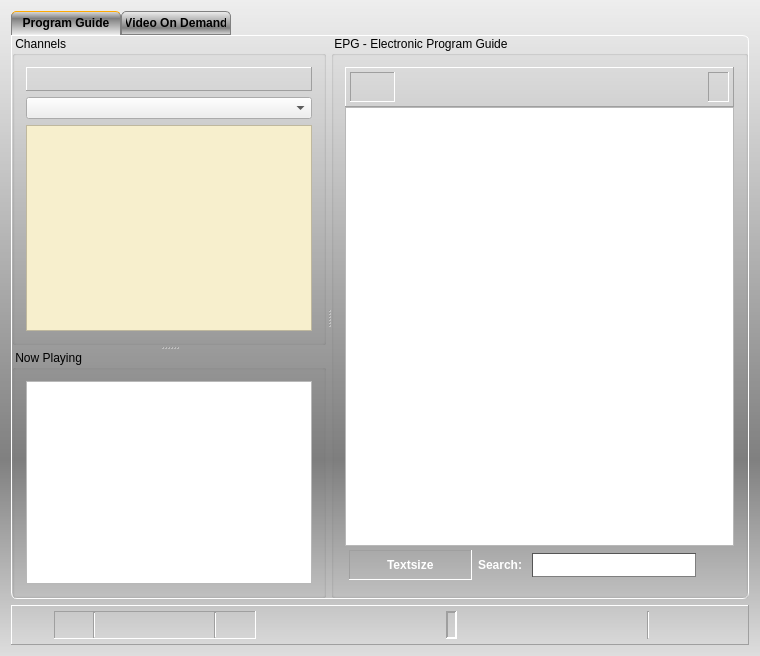
<?xml version="1.0" encoding="UTF-8"?>
<ui version="4.0">
 <class>Recorder</class>
 <widget class="QDialog" name="Recorder">
  <property name="geometry">
   <rect>
    <x>0</x>
    <y>0</y>
    <width>760</width>
    <height>656</height>
   </rect>
  </property>
  <property name="windowIcon">
   <iconset resource="../vlc-record.qrc">
    <normaloff>:/app/kartina</normaloff>:/app/kartina</iconset>
  </property>
  <property name="styleSheet">
   <string notr="true">QDialog#Recorder {
background-color: qlineargradient(spread:pad, x1:0, y1:0, x2:0, y2:1, stop:0 #eee, stop:0.7 grey, stop:1 #dedede);
}</string>
  </property>
  <property name="locale">
   <locale language="English" country="UnitedStates"/>
  </property>
  <layout class="QVBoxLayout" name="vMainLayout">
   <item>
    <widget class="QTabWidget" name="tabEpgVod">
     <property name="styleSheet">
      <string notr="true">QWidget#tabEpgVod {
  background-color: transparent;
}

QTabWidget::pane {
  background-color: transparent;
  border: 1px solid white;
  border-bottom-left-radius: 6px;
  border-bottom-right-radius: 6px;
  border-top-right-radius: 6px;
}

QTabWidget::tab-bar {
     alignment: left;
}

QTabBar::tab {
  background-color: qlineargradient(spread:pad, x1:0, y1:0, x2:0, y2:1, stop:0 #eee, stop:0.7 grey, stop:1 #dedede);
  border: 1px solid gray;
  border-top-left-radius: 5px;
  border-top-right-radius: 5px;
  min-width: 100px;
  padding: 4px;
  font: bold;
}

QTabBar::tab:selected {
  background-color: qlineargradient(spread:pad, x1:1, y1:1, x2:1, y2:0, stop:0 #eee, stop:0.7 grey, stop:1 #dedede);
  border-bottom-color: #eee;
  border-top-color: #fa0;
}

QTabBar::tab:hover {
  border-bottom-color: #eee;
}
</string>
     </property>
     <property name="tabPosition">
      <enum>QTabWidget::North</enum>
     </property>
     <property name="currentIndex">
      <number>0</number>
     </property>
     <widget class="QWidget" name="epgTab">
      <attribute name="title">
       <string>Program Guide</string>
      </attribute>
      <layout class="QVBoxLayout" name="verticalLayout_6">
       <property name="spacing">
        <number>0</number>
       </property>
       <property name="margin">
        <number>0</number>
       </property>
       <item>
        <widget class="QSplitter" name="vSplitterChanEpg">
         <property name="styleSheet">
          <string notr="true">QSplitter#vSplitterChanEpg::handle {
     image: url(:/png/v_split);
 }

 QSplitter#vSplitterChanEpg::handle:horizontal {
     width: 5px;
 }

 QSplitter#vSplitterChanEpg::handle:vertical {
     height: 5px;
 }

 QSplitter#vSplitterChanEpg::handle:hover {
    image: url(:/png/v_split_hover);
 }

 QSplitter#vSplitterChanEpg::handle:pressed {
    image: url(:/png/v_split_pressed);
 }</string>
         </property>
         <property name="orientation">
          <enum>Qt::Horizontal</enum>
         </property>
         <widget class="QSplitter" name="hSplitterChannels">
          <property name="styleSheet">
           <string notr="true">QSplitter#hSplitterChannels::handle {
   image: url(:/png/h_split);
}

QSplitter#hSplitterChannels::handle:horizontal {
   width: 5px;
}

QSplitter#hSplitterChannels::handle:vertical {
   height: 5px;
}

QSplitter#hSplitterChannels::handle:hover {
   image: url(:/png/h_split_hover);
}

QSplitter#hSplitterChannels::handle:pressed {
   image: url(:/png/h_split_pressed);
}
</string>
          </property>
          <property name="orientation">
           <enum>Qt::Vertical</enum>
          </property>
          <widget class="QGroupBox" name="groupChannels">
           <property name="title">
            <string> Channels </string>
           </property>
           <layout class="QVBoxLayout" name="verticalLayout" stretch="0,0,0">
            <item>
             <widget class="QFrame" name="hFrameFav">
              <property name="contextMenuPolicy">
               <enum>Qt::DefaultContextMenu</enum>
              </property>
              <property name="styleSheet">
               <string notr="true">QFrame#hFrameFav {
background-color: qlineargradient(spread:pad, x1:0, y1:0, x2:0, y2:1, stop:0 #eee, 	stop:0.7 grey, stop:1 #dedede);
};</string>
              </property>
              <property name="frameShape">
               <enum>QFrame::Panel</enum>
              </property>
              <property name="frameShadow">
               <enum>QFrame::Raised</enum>
              </property>
              <layout class="QHBoxLayout" name="hLayoutFavFrame">
               <property name="spacing">
                <number>0</number>
               </property>
               <item>
                <spacer name="hSpacerLeft">
                 <property name="orientation">
                  <enum>Qt::Horizontal</enum>
                 </property>
                 <property name="sizeHint" stdset="0">
                  <size>
                   <width>40</width>
                   <height>0</height>
                  </size>
                 </property>
                </spacer>
               </item>
               <item>
                <layout class="QGridLayout" name="gLayoutFav">
                 <property name="spacing">
                  <number>4</number>
                 </property>
                </layout>
               </item>
               <item>
                <spacer name="hlSpacerRight">
                 <property name="orientation">
                  <enum>Qt::Horizontal</enum>
                 </property>
                 <property name="sizeHint" stdset="0">
                  <size>
                   <width>40</width>
                   <height>0</height>
                  </size>
                 </property>
                </spacer>
               </item>
              </layout>
             </widget>
            </item>
            <item>
             <widget class="QComboBox" name="cbxChannelGroup">
              <property name="whatsThis">
               <string>Channel Group</string>
              </property>
             </widget>
            </item>
            <item>
             <widget class="QListView" name="channelList">
              <property name="contextMenuPolicy">
               <enum>Qt::CustomContextMenu</enum>
              </property>
              <property name="toolTip">
               <string/>
              </property>
              <property name="whatsThis">
               <string>Channel List</string>
              </property>
              <property name="styleSheet">
               <string notr="true">QListView#channelList {
show-decoration-selected: 1;
background-color: rgb(247, 239, 205);
}

QListView#channelList::item:selected {
background-color: rgb(255, 167, 26);
alternate-background-color: rgb(255, 167, 26);
}

QListView#channelList::item:hover {
background-color: rgb(255, 110, 14);
}
</string>
              </property>
              <property name="alternatingRowColors">
               <bool>true</bool>
              </property>
              <property name="iconSize">
               <size>
                <width>24</width>
                <height>24</height>
               </size>
              </property>
             </widget>
            </item>
           </layout>
          </widget>
          <widget class="QGroupBox" name="groupEpgShort">
           <property name="title">
            <string> Now Playing </string>
           </property>
           <layout class="QVBoxLayout" name="verticalLayout_3">
            <item>
             <widget class="CEpgBrowser" name="textEpgShort">
              <property name="whatsThis">
               <string>Short EPG</string>
              </property>
             </widget>
            </item>
           </layout>
          </widget>
         </widget>
         <widget class="QGroupBox" name="groupEPG">
          <property name="title">
           <string> EPG - Electronic Program Guide </string>
          </property>
          <layout class="QVBoxLayout" name="verticalLayout_4">
           <item>
            <layout class="QVBoxLayout" name="verticalLayout_2">
             <property name="spacing">
              <number>0</number>
             </property>
             <item>
              <layout class="QHBoxLayout" name="hLayoutEpgNavi">
               <property name="spacing">
                <number>0</number>
               </property>
              </layout>
             </item>
             <item>
              <widget class="QFrame" name="frameEpgCtrl">
               <property name="styleSheet">
                <string notr="true">QFrame#frameEpgCtrl {
background-color: qlineargradient(spread:pad, x1:0, y1:0, x2:0, y2:1, stop:0 #eee, 	stop:0.7 grey, stop:1 #dedede);
};</string>
               </property>
               <property name="frameShape">
                <enum>QFrame::Panel</enum>
               </property>
               <property name="frameShadow">
                <enum>QFrame::Raised</enum>
               </property>
               <layout class="QHBoxLayout" name="horizontalLayout_5">
                <property name="margin">
                 <number>4</number>
                </property>
                <item>
                 <widget class="QFrame" name="frameChan">
                  <property name="styleSheet">
                   <string notr="true"/>
                  </property>
                  <property name="frameShape">
                   <enum>QFrame::Panel</enum>
                  </property>
                  <property name="frameShadow">
                   <enum>QFrame::Sunken</enum>
                  </property>
                  <layout class="QHBoxLayout" name="horizontalLayout_3">
                   <property name="spacing">
                    <number>4</number>
                   </property>
                   <property name="leftMargin">
                    <number>4</number>
                   </property>
                   <property name="topMargin">
                    <number>2</number>
                   </property>
                   <property name="rightMargin">
                    <number>4</number>
                   </property>
                   <property name="bottomMargin">
                    <number>2</number>
                   </property>
                   <item>
                    <widget class="QLabel" name="labChanIcon">
                     <property name="minimumSize">
                      <size>
                       <width>24</width>
                       <height>24</height>
                      </size>
                     </property>
                     <property name="text">
                      <string/>
                     </property>
                    </widget>
                   </item>
                   <item>
                    <widget class="QLabel" name="labChanName">
                     <property name="styleSheet">
                      <string notr="true">QLabel#labChanName {
font-weight: bold;
color: white;
}</string>
                     </property>
                     <property name="text">
                      <string/>
                     </property>
                    </widget>
                   </item>
                  </layout>
                 </widget>
                </item>
                <item>
                 <spacer name="horizontalSpacer_2">
                  <property name="orientation">
                   <enum>Qt::Horizontal</enum>
                  </property>
                  <property name="sizeHint" stdset="0">
                   <size>
                    <width>40</width>
                    <height>20</height>
                   </size>
                  </property>
                 </spacer>
                </item>
                <item>
                 <widget class="QFrame" name="frameNavi">
                  <property name="frameShape">
                   <enum>QFrame::Panel</enum>
                  </property>
                  <property name="frameShadow">
                   <enum>QFrame::Sunken</enum>
                  </property>
                  <layout class="QHBoxLayout" name="horizontalLayout_4">
                   <property name="leftMargin">
                    <number>6</number>
                   </property>
                   <property name="topMargin">
                    <number>2</number>
                   </property>
                   <property name="rightMargin">
                    <number>6</number>
                   </property>
                   <property name="bottomMargin">
                    <number>2</number>
                   </property>
                   <item>
                    <widget class="QLabel" name="labCurrDay">
                     <property name="styleSheet">
                      <string notr="true">QLabel#labCurrDay {
font-weight: bold;
color: white;
}</string>
                     </property>
                     <property name="text">
                      <string/>
                     </property>
                    </widget>
                   </item>
                  </layout>
                 </widget>
                </item>
               </layout>
              </widget>
             </item>
             <item>
              <widget class="CEpgBrowser" name="textEpg">
               <property name="styleSheet">
                <string notr="true"/>
               </property>
               <property name="locale">
                <locale language="English" country="UnitedStates"/>
               </property>
               <property name="frameShadow">
                <enum>QFrame::Sunken</enum>
               </property>
               <property name="lineWidth">
                <number>1</number>
               </property>
               <property name="openLinks">
                <bool>false</bool>
               </property>
              </widget>
             </item>
             <item>
              <widget class="QFrame" name="frameSearch">
               <property name="styleSheet">
                <string notr="true">QFrame#frameSearch {
background-color: qlineargradient(spread:pad, x1:0, y1:0, x2:0, y2:1, stop:0 #ccc, 	stop:0.7 #555, stop:1 #bbb);
border-left: 1px solid #eee;
border-right: 1px solid #ccc;
border-bottom: 1px solid #ccc;
border-top: 0px;
};</string>
               </property>
               <property name="frameShape">
                <enum>QFrame::NoFrame</enum>
               </property>
               <property name="frameShadow">
                <enum>QFrame::Raised</enum>
               </property>
               <property name="lineWidth">
                <number>1</number>
               </property>
               <layout class="QHBoxLayout" name="horizontalLayout_8">
                <property name="margin">
                 <number>4</number>
                </property>
                <item>
                 <widget class="QFrame" name="frTextsize">
                  <property name="minimumSize">
                   <size>
                    <width>120</width>
                    <height>0</height>
                   </size>
                  </property>
                  <property name="frameShape">
                   <enum>QFrame::Panel</enum>
                  </property>
                  <property name="frameShadow">
                   <enum>QFrame::Sunken</enum>
                  </property>
                  <layout class="QHBoxLayout" name="horizontalLayout_7">
                   <property name="topMargin">
                    <number>4</number>
                   </property>
                   <property name="bottomMargin">
                    <number>4</number>
                   </property>
                   <item>
                    <widget class="QPushButton" name="btnFontSmaller">
                     <property name="minimumSize">
                      <size>
                       <width>20</width>
                       <height>20</height>
                      </size>
                     </property>
                     <property name="maximumSize">
                      <size>
                       <width>20</width>
                       <height>20</height>
                      </size>
                     </property>
                     <property name="text">
                      <string/>
                     </property>
                     <property name="icon">
                      <iconset resource="../common.qrc">
                       <normaloff>:/app/zoom-out</normaloff>:/app/zoom-out</iconset>
                     </property>
                     <property name="iconSize">
                      <size>
                       <width>16</width>
                       <height>16</height>
                      </size>
                     </property>
                     <property name="autoDefault">
                      <bool>false</bool>
                     </property>
                     <property name="flat">
                      <bool>true</bool>
                     </property>
                    </widget>
                   </item>
                   <item>
                    <widget class="QLabel" name="labTextSize">
                     <property name="styleSheet">
                      <string notr="true">QLabel#labTextSize {
font-weight: bold;
color: white;
}</string>
                     </property>
                     <property name="text">
                      <string>Textsize</string>
                     </property>
                    </widget>
                   </item>
                   <item>
                    <widget class="QPushButton" name="btnFontLarger">
                     <property name="minimumSize">
                      <size>
                       <width>20</width>
                       <height>20</height>
                      </size>
                     </property>
                     <property name="maximumSize">
                      <size>
                       <width>20</width>
                       <height>20</height>
                      </size>
                     </property>
                     <property name="text">
                      <string/>
                     </property>
                     <property name="icon">
                      <iconset resource="../common.qrc">
                       <normaloff>:/app/zoom-in</normaloff>:/app/zoom-in</iconset>
                     </property>
                     <property name="iconSize">
                      <size>
                       <width>16</width>
                       <height>16</height>
                      </size>
                     </property>
                     <property name="autoDefault">
                      <bool>false</bool>
                     </property>
                     <property name="flat">
                      <bool>true</bool>
                     </property>
                    </widget>
                   </item>
                  </layout>
                 </widget>
                </item>
                <item>
                 <widget class="QLabel" name="labSearch">
                  <property name="styleSheet">
                   <string notr="true">QLabel#labSearch {
font-weight: bold;
color: white;
}</string>
                  </property>
                  <property name="text">
                   <string>Search: </string>
                  </property>
                 </widget>
                </item>
                <item>
                 <widget class="QLineEdit" name="lineSearch">
                  <property name="minimumSize">
                   <size>
                    <width>100</width>
                    <height>24</height>
                   </size>
                  </property>
                  <property name="styleSheet">
                   <string notr="true">QLineEdit#lineSearch {
  color: #800;   
  font: bold;
   background-image: url(:/app/search);
   background-repeat: no-repeat;
   background-position: LEFT;
   border: 1px inset;
   border-color: #555;
 }</string>
                  </property>
                 </widget>
                </item>
                <item>
                 <widget class="QPushButton" name="btnSearch">
                  <property name="minimumSize">
                   <size>
                    <width>28</width>
                    <height>28</height>
                   </size>
                  </property>
                  <property name="maximumSize">
                   <size>
                    <width>28</width>
                    <height>28</height>
                   </size>
                  </property>
                  <property name="text">
                   <string/>
                  </property>
                  <property name="icon">
                   <iconset resource="../common.qrc">
                    <normaloff>:/app/find</normaloff>:/app/find</iconset>
                  </property>
                  <property name="iconSize">
                   <size>
                    <width>24</width>
                    <height>24</height>
                   </size>
                  </property>
                  <property name="autoDefault">
                   <bool>false</bool>
                  </property>
                  <property name="flat">
                   <bool>true</bool>
                  </property>
                 </widget>
                </item>
               </layout>
              </widget>
             </item>
            </layout>
           </item>
          </layout>
         </widget>
        </widget>
       </item>
      </layout>
     </widget>
     <widget class="QWidget" name="vodTab">
      <attribute name="title">
       <string>Video On Demand</string>
      </attribute>
      <layout class="QVBoxLayout" name="verticalLayout_7">
       <property name="margin">
        <number>4</number>
       </property>
       <item>
        <layout class="QHBoxLayout" name="horizontalLayout_10" stretch="0,8,0,10,0,0,0,1,0">
         <item>
          <widget class="QLabel" name="labGenre">
           <property name="text">
            <string>Genre: </string>
           </property>
          </widget>
         </item>
         <item>
          <widget class="QComboBox" name="cbxGenre"/>
         </item>
         <item>
          <widget class="QLabel" name="label_2">
           <property name="text">
            <string>Order: </string>
           </property>
          </widget>
         </item>
         <item>
          <widget class="QComboBox" name="cbxLastOrBest"/>
         </item>
         <item>
          <spacer name="horizontalSpacer_5">
           <property name="orientation">
            <enum>Qt::Horizontal</enum>
           </property>
           <property name="sizeHint" stdset="0">
            <size>
             <width>40</width>
             <height>20</height>
            </size>
           </property>
          </spacer>
         </item>
         <item>
          <widget class="QPushButton" name="btnPrevSite">
           <property name="minimumSize">
            <size>
             <width>24</width>
             <height>24</height>
            </size>
           </property>
           <property name="maximumSize">
            <size>
             <width>24</width>
             <height>24</height>
            </size>
           </property>
           <property name="text">
            <string/>
           </property>
           <property name="icon">
            <iconset resource="../common.qrc">
             <normaloff>:/png/back</normaloff>:/png/back</iconset>
           </property>
           <property name="autoDefault">
            <bool>false</bool>
           </property>
           <property name="flat">
            <bool>true</bool>
           </property>
          </widget>
         </item>
         <item>
          <widget class="QLabel" name="label">
           <property name="text">
            <string>Page: </string>
           </property>
          </widget>
         </item>
         <item>
          <widget class="QComboBox" name="cbxSites"/>
         </item>
         <item>
          <widget class="QPushButton" name="btnNextSite">
           <property name="minimumSize">
            <size>
             <width>24</width>
             <height>24</height>
            </size>
           </property>
           <property name="maximumSize">
            <size>
             <width>24</width>
             <height>24</height>
            </size>
           </property>
           <property name="text">
            <string/>
           </property>
           <property name="icon">
            <iconset resource="../common.qrc">
             <normaloff>:/png/next</normaloff>:/png/next</iconset>
           </property>
           <property name="autoDefault">
            <bool>false</bool>
           </property>
           <property name="flat">
            <bool>true</bool>
           </property>
          </widget>
         </item>
        </layout>
       </item>
       <item>
        <widget class="CVodBrowser" name="vodBrowser">
         <property name="openLinks">
          <bool>false</bool>
         </property>
        </widget>
       </item>
       <item>
        <layout class="QHBoxLayout" name="horizontalLayout_9">
         <item>
          <widget class="QLabel" name="labVodSearch">
           <property name="styleSheet">
            <string notr="true">QLabel#labSearch {
font-weight: bold;
color: white;
}</string>
           </property>
           <property name="text">
            <string>Search: </string>
           </property>
          </widget>
         </item>
         <item>
          <widget class="QLineEdit" name="lineVodSearch">
           <property name="minimumSize">
            <size>
             <width>100</width>
             <height>24</height>
            </size>
           </property>
           <property name="styleSheet">
            <string notr="true">QLineEdit#lineVodSearch {
  color: #800;   
  font: bold;
   background-image: url(:/app/search);
   background-repeat: no-repeat;
   background-position: LEFT;
   border: 1px inset;
   border-color: #555;
 }</string>
           </property>
          </widget>
         </item>
         <item>
          <widget class="QPushButton" name="btnVodSearch">
           <property name="minimumSize">
            <size>
             <width>28</width>
             <height>28</height>
            </size>
           </property>
           <property name="maximumSize">
            <size>
             <width>28</width>
             <height>28</height>
            </size>
           </property>
           <property name="text">
            <string/>
           </property>
           <property name="icon">
            <iconset resource="../common.qrc">
             <normaloff>:/app/find</normaloff>:/app/find</iconset>
           </property>
           <property name="iconSize">
            <size>
             <width>24</width>
             <height>24</height>
            </size>
           </property>
           <property name="autoDefault">
            <bool>false</bool>
           </property>
           <property name="flat">
            <bool>true</bool>
           </property>
          </widget>
         </item>
        </layout>
       </item>
      </layout>
     </widget>
    </widget>
   </item>
   <item>
    <widget class="QFrame" name="frame">
     <property name="styleSheet">
      <string notr="true">QFrame#frame {
background-color: qlineargradient(spread:pad, x1:0, y1:0, x2:0, y2:1, stop:0 #eee, 	stop:0.7 grey, stop:1 #dedede);
};</string>
     </property>
     <property name="frameShape">
      <enum>QFrame::Panel</enum>
     </property>
     <property name="frameShadow">
      <enum>QFrame::Raised</enum>
     </property>
     <property name="lineWidth">
      <number>1</number>
     </property>
     <layout class="QHBoxLayout" name="horizontalLayout_2">
      <property name="spacing">
       <number>3</number>
      </property>
      <property name="leftMargin">
       <number>42</number>
      </property>
      <property name="topMargin">
       <number>5</number>
      </property>
      <property name="rightMargin">
       <number>5</number>
      </property>
      <property name="bottomMargin">
       <number>5</number>
      </property>
      <item>
       <widget class="QFrame" name="frameTimerInfo">
        <property name="frameShape">
         <enum>QFrame::Panel</enum>
        </property>
        <property name="frameShadow">
         <enum>QFrame::Sunken</enum>
        </property>
        <layout class="QHBoxLayout" name="horizontalLayout_6">
         <property name="spacing">
          <number>4</number>
         </property>
         <property name="margin">
          <number>0</number>
         </property>
         <item>
          <widget class="QPushButton" name="pushLive">
           <property name="maximumSize">
            <size>
             <width>34</width>
             <height>34</height>
            </size>
           </property>
           <property name="toolTip">
            <string>Show Live!</string>
           </property>
           <property name="text">
            <string/>
           </property>
           <property name="icon">
            <iconset resource="../vlc-record.qrc">
             <normaloff>:/app/live</normaloff>:/app/live</iconset>
           </property>
           <property name="iconSize">
            <size>
             <width>32</width>
             <height>32</height>
            </size>
           </property>
           <property name="flat">
            <bool>true</bool>
           </property>
          </widget>
         </item>
         <item>
          <widget class="Line" name="line_4">
           <property name="orientation">
            <enum>Qt::Vertical</enum>
           </property>
          </widget>
         </item>
         <item>
          <widget class="QPushButton" name="pushPlay">
           <property name="maximumSize">
            <size>
             <width>34</width>
             <height>34</height>
            </size>
           </property>
           <property name="toolTip">
            <string>Play selected Channel</string>
           </property>
           <property name="text">
            <string/>
           </property>
           <property name="icon">
            <iconset resource="../common.qrc">
             <normaloff>:/app/play</normaloff>:/app/play</iconset>
           </property>
           <property name="iconSize">
            <size>
             <width>32</width>
             <height>32</height>
            </size>
           </property>
           <property name="autoDefault">
            <bool>false</bool>
           </property>
           <property name="flat">
            <bool>true</bool>
           </property>
          </widget>
         </item>
         <item>
          <widget class="QPushButton" name="pushRecord">
           <property name="maximumSize">
            <size>
             <width>34</width>
             <height>34</height>
            </size>
           </property>
           <property name="toolTip">
            <string>Record selected Channel</string>
           </property>
           <property name="text">
            <string/>
           </property>
           <property name="icon">
            <iconset resource="../common.qrc">
             <normaloff>:/app/record</normaloff>:/app/record</iconset>
           </property>
           <property name="iconSize">
            <size>
             <width>32</width>
             <height>32</height>
            </size>
           </property>
           <property name="autoDefault">
            <bool>false</bool>
           </property>
           <property name="flat">
            <bool>true</bool>
           </property>
          </widget>
         </item>
         <item>
          <widget class="QPushButton" name="pushStop">
           <property name="enabled">
            <bool>false</bool>
           </property>
           <property name="minimumSize">
            <size>
             <width>0</width>
             <height>0</height>
            </size>
           </property>
           <property name="maximumSize">
            <size>
             <width>34</width>
             <height>34</height>
            </size>
           </property>
           <property name="toolTip">
            <string>Stop VLC ...</string>
           </property>
           <property name="text">
            <string/>
           </property>
           <property name="icon">
            <iconset resource="../common.qrc">
             <normaloff>:/app/stop</normaloff>:/app/stop</iconset>
           </property>
           <property name="iconSize">
            <size>
             <width>32</width>
             <height>32</height>
            </size>
           </property>
           <property name="autoDefault">
            <bool>false</bool>
           </property>
           <property name="flat">
            <bool>true</bool>
           </property>
          </widget>
         </item>
         <item>
          <widget class="Line" name="line_2">
           <property name="orientation">
            <enum>Qt::Vertical</enum>
           </property>
          </widget>
         </item>
         <item>
          <widget class="QPushButton" name="pushTimerRec">
           <property name="maximumSize">
            <size>
             <width>34</width>
             <height>34</height>
            </size>
           </property>
           <property name="toolTip">
            <string>Timer Record</string>
           </property>
           <property name="text">
            <string/>
           </property>
           <property name="icon">
            <iconset resource="../common.qrc">
             <normaloff>:/app/timerrec</normaloff>:/app/timerrec</iconset>
           </property>
           <property name="iconSize">
            <size>
             <width>32</width>
             <height>32</height>
            </size>
           </property>
           <property name="autoDefault">
            <bool>false</bool>
           </property>
           <property name="flat">
            <bool>true</bool>
           </property>
          </widget>
         </item>
        </layout>
       </widget>
      </item>
      <item>
       <spacer name="horizontalSpacer">
        <property name="orientation">
         <enum>Qt::Horizontal</enum>
        </property>
        <property name="sizeHint" stdset="0">
         <size>
          <width>40</width>
          <height>20</height>
         </size>
        </property>
       </spacer>
      </item>
      <item>
       <widget class="QFrame" name="frameState">
        <property name="frameShape">
         <enum>QFrame::Panel</enum>
        </property>
        <property name="frameShadow">
         <enum>QFrame::Sunken</enum>
        </property>
        <property name="lineWidth">
         <number>2</number>
        </property>
        <layout class="QHBoxLayout" name="horizontalLayout">
         <property name="spacing">
          <number>2</number>
         </property>
         <property name="margin">
          <number>0</number>
         </property>
         <item>
          <widget class="CLCDDisplay" name="labState">
           <property name="text">
            <string/>
           </property>
           <property name="pixmap">
            <pixmap resource="../lcd.qrc">:/lcd/blank</pixmap>
           </property>
          </widget>
         </item>
        </layout>
       </widget>
      </item>
      <item>
       <spacer name="horizontalSpacer_3">
        <property name="orientation">
         <enum>Qt::Horizontal</enum>
        </property>
        <property name="sizeHint" stdset="0">
         <size>
          <width>136</width>
          <height>20</height>
         </size>
        </property>
       </spacer>
      </item>
      <item>
       <widget class="Line" name="line_3">
        <property name="orientation">
         <enum>Qt::Vertical</enum>
        </property>
       </widget>
      </item>
      <item>
       <widget class="QPushButton" name="pushSettings">
        <property name="minimumSize">
         <size>
          <width>28</width>
          <height>28</height>
         </size>
        </property>
        <property name="maximumSize">
         <size>
          <width>28</width>
          <height>28</height>
         </size>
        </property>
        <property name="toolTip">
         <string>Settings</string>
        </property>
        <property name="text">
         <string/>
        </property>
        <property name="icon">
         <iconset resource="../common.qrc">
          <normaloff>:/app/settings</normaloff>:/app/settings</iconset>
        </property>
        <property name="iconSize">
         <size>
          <width>24</width>
          <height>24</height>
         </size>
        </property>
        <property name="autoDefault">
         <bool>false</bool>
        </property>
        <property name="flat">
         <bool>true</bool>
        </property>
       </widget>
      </item>
      <item>
       <widget class="QPushButton" name="pushAbout">
        <property name="minimumSize">
         <size>
          <width>28</width>
          <height>28</height>
         </size>
        </property>
        <property name="maximumSize">
         <size>
          <width>28</width>
          <height>28</height>
         </size>
        </property>
        <property name="toolTip">
         <string>About ...</string>
        </property>
        <property name="text">
         <string/>
        </property>
        <property name="icon">
         <iconset resource="../common.qrc">
          <normaloff>:/app/info</normaloff>:/app/info</iconset>
        </property>
        <property name="iconSize">
         <size>
          <width>24</width>
          <height>24</height>
         </size>
        </property>
        <property name="autoDefault">
         <bool>false</bool>
        </property>
        <property name="flat">
         <bool>true</bool>
        </property>
       </widget>
      </item>
      <item>
       <widget class="QPushButton" name="pushQuit">
        <property name="minimumSize">
         <size>
          <width>28</width>
          <height>28</height>
         </size>
        </property>
        <property name="maximumSize">
         <size>
          <width>28</width>
          <height>28</height>
         </size>
        </property>
        <property name="toolTip">
         <string>Quit</string>
        </property>
        <property name="text">
         <string/>
        </property>
        <property name="icon">
         <iconset resource="../common.qrc">
          <normaloff>:/app/quit</normaloff>:/app/quit</iconset>
        </property>
        <property name="iconSize">
         <size>
          <width>24</width>
          <height>24</height>
         </size>
        </property>
        <property name="autoDefault">
         <bool>false</bool>
        </property>
        <property name="flat">
         <bool>true</bool>
        </property>
       </widget>
      </item>
     </layout>
    </widget>
   </item>
  </layout>
 </widget>
 <layoutdefault spacing="6" margin="11"/>
 <customwidgets>
  <customwidget>
   <class>CEpgBrowser</class>
   <extends>QTextBrowser</extends>
   <header>cepgbrowser.h</header>
  </customwidget>
  <customwidget>
   <class>CLCDDisplay</class>
   <extends>QLabel</extends>
   <header>clcddisplay.h</header>
  </customwidget>
  <customwidget>
   <class>CVodBrowser</class>
   <extends>QTextBrowser</extends>
   <header>cvodbrowser.h</header>
  </customwidget>
 </customwidgets>
 <tabstops>
  <tabstop>cbxChannelGroup</tabstop>
  <tabstop>channelList</tabstop>
  <tabstop>textEpgShort</tabstop>
  <tabstop>textEpg</tabstop>
  <tabstop>pushSettings</tabstop>
  <tabstop>pushQuit</tabstop>
  <tabstop>pushAbout</tabstop>
 </tabstops>
 <resources>
  <include location="../vlc-record.qrc"/>
  <include location="../common.qrc"/>
  <include location="../lcd.qrc"/>
 </resources>
 <connections>
  <connection>
   <sender>pushQuit</sender>
   <signal>clicked()</signal>
   <receiver>Recorder</receiver>
   <slot>close()</slot>
   <hints>
    <hint type="sourcelabel">
     <x>621</x>
     <y>398</y>
    </hint>
    <hint type="destinationlabel">
     <x>603</x>
     <y>432</y>
    </hint>
   </hints>
  </connection>
 </connections>
</ui>
